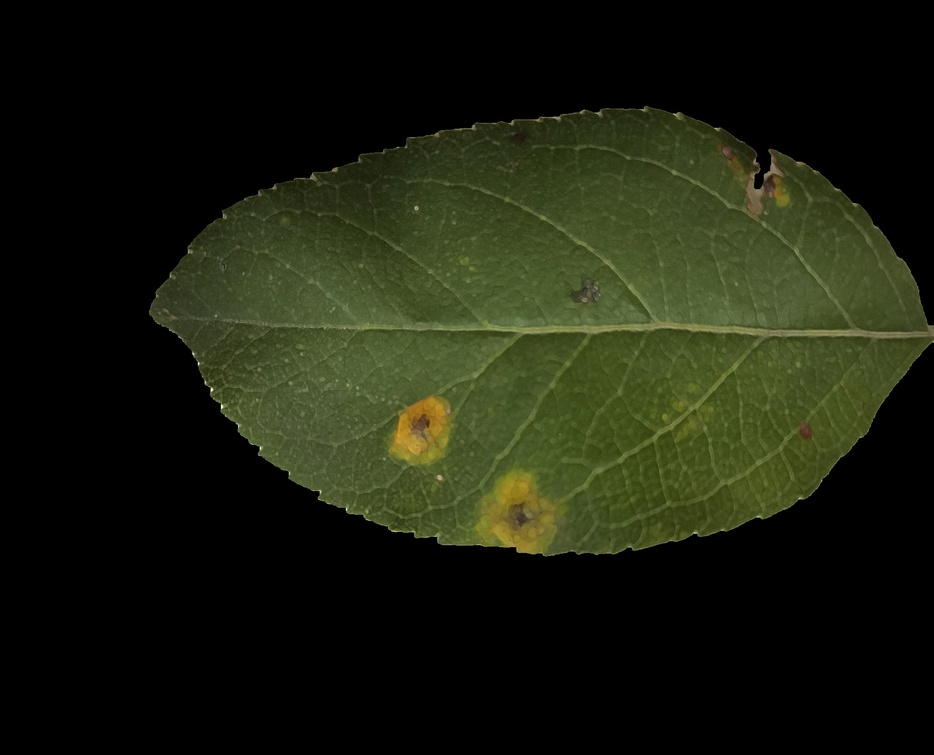
#> input picture ThresholdSegmentation/LeafSegmentation.jpg, 934 x 755 px, shrunk from 1899 x 1536 before the run
$ python RGBKmeans.py
#> lines starting #> are read from the running program, lines starting #| are printed output that depends on the picture; after the words box and inside, x2 and y2 are one past the last pixel; in counts of white or black regions, pixels touching at a corner belong together
import cv2
import numpy as np
from sklearn.cluster import KMeans
import matplotlib.pyplot as plt

# 读取图像
img = cv2.imread('ThresholdSegmentation/LeafSegmentation.jpg')
#> img is the input picture: shape (755, 934, 3); mean B, G, R 14.3, 30, 26.1

# 转换为RGB颜色空间
img = cv2.cvtColor(img, cv2.COLOR_BGR2RGB)
colors = np.array([[255, 0, 0], [0, 255, 0], [0, 0, 255], [255, 255, 0], [0, 255, 255],
                   [255, 255, 255], [0, 0, 0]], dtype=np.float32)

height, width = img.shape[:2]
#> height = 755; width = 934

k = 7
# 将像素点进行reshape，以方便使用聚类算法
img_reshaped = img.reshape(height * width, 3)

# 使用KMeans算法进行聚类，将图像分为k个类别
kmeans = KMeans(n_clusters=k, random_state=0).fit(img_reshaped)

# 根据聚类结果对图像进行重构
new_img = np.zeros_like(img_reshaped)
for i in range(k):
    new_img[kmeans.labels_ == i] = colors[i]
new_img = new_img.reshape(height, width, 3)
'''
# 将图像转换为一维数组
img_data = img.reshape((-1, 3))
# 设置聚类数量
k = 4
# 使用K均值聚类算法进行聚类
kmeans = KMeans(n_clusters=k)
kmeans.fit(img_data)

# 获取每个像素所属的类别
labels = kmeans.labels_

# 用每个类别的平均RGB值替换该类别中所有像素的值
# colors = kmeans.cluster_centers_.astype(np.uint8)
new_img_data = colors[labels]
new_img = new_img_data.reshape(img.shape)
'''
import os
if not os.path.exists('RGBKmeansCluster'):
    os.makedirs('RGBKmeansCluster')
cv2.imwrite('RGBKmeansCluster/result.jpg', cv2.cvtColor(new_img, cv2.COLOR_BGR2RGB))
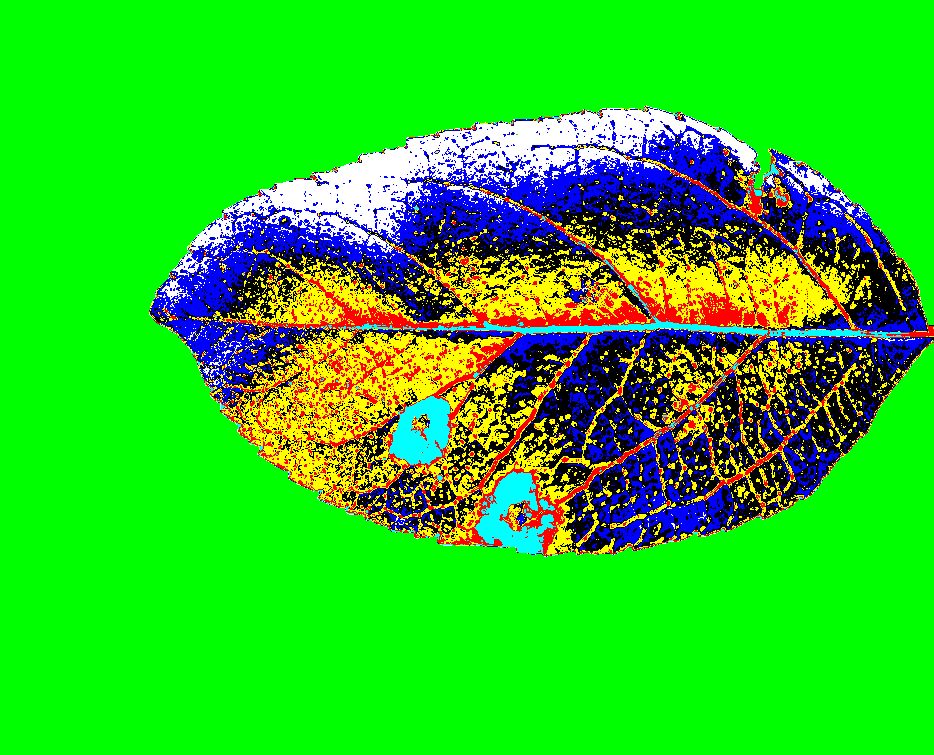
#> saved as result.jpg: shape (755, 934, 3); mean B, G, R 31, 198.8, 41.7
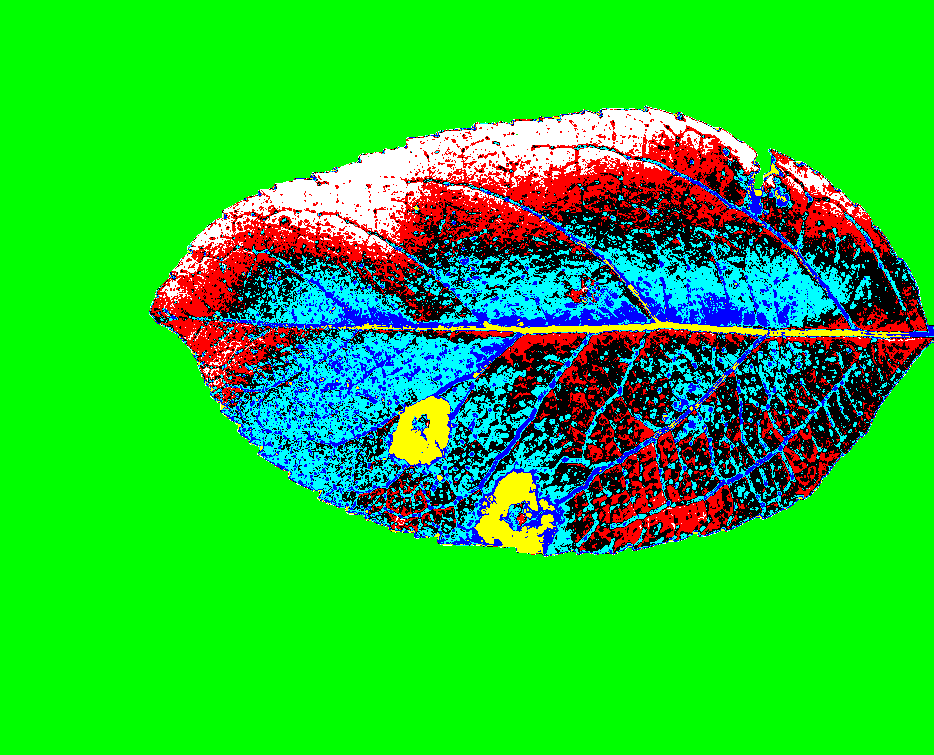
#> new_img: shape (755, 934, 3); mean of channels 0, 1, 2 41.7, 198.8, 31; drawn as B, G, R
# 显示原始图像和聚类后的图像
fig, ax = plt.subplots(nrows=1, ncols=2, figsize=(12, 7))
ax[0].imshow(img)
ax[0].axis('off')
ax[0].set_title('Origin')
ax[1].imshow(new_img)
ax[1].axis('off')
ax[1].set_title('Clustered Image')
plt.tight_layout()
plt.show()
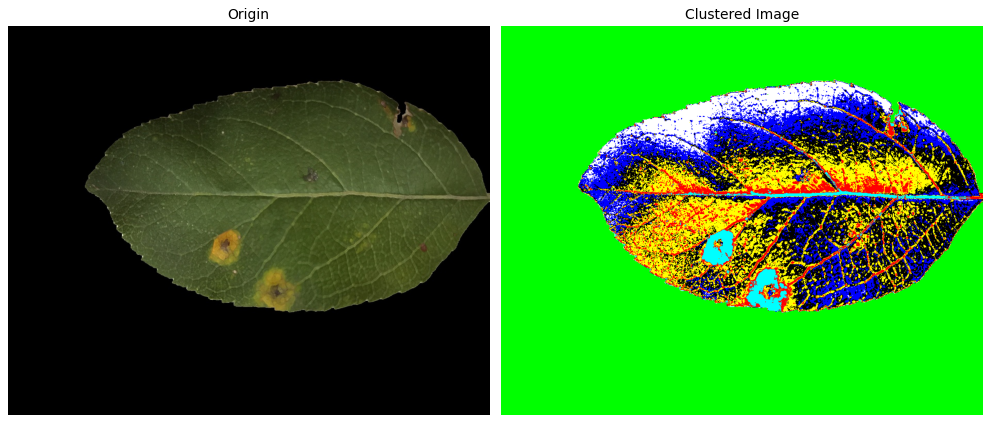
#> figure drawn by matplotlib, 2 panels


# 提取黑色像素
black_pixels = np.all(new_img == [0, 0, 0], axis=-1)
copy_img = np.zeros_like(new_img)
# 将黑色像素设置为白色，其他像素设置为黑色
copy_img[black_pixels] = [255, 255, 255]
copy_img[~black_pixels] = [0, 0, 0]

cv2.imwrite('RGBKmeansCluster/Seg.jpg', copy_img)
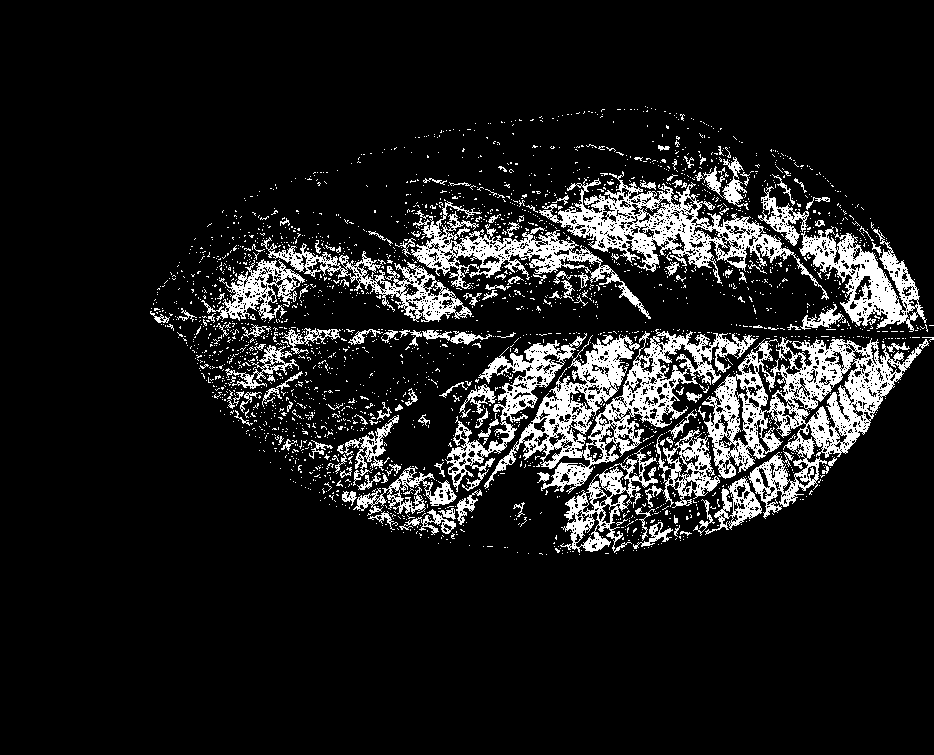
#> saved as Seg.jpg: shape (755, 934, 3); 11.3% white; 2530 white regions (2383 under 20 px), largest, box (x1, y1, x2, y2) and area: (702, 337, 929, 519) 13541, (484, 329, 758, 494) 11612, (539, 171, 829, 300) 8363
# 显示结果
plt.imshow(cv2.cvtColor(copy_img, cv2.COLOR_BGR2RGB))
plt.axis('off')
plt.show()
